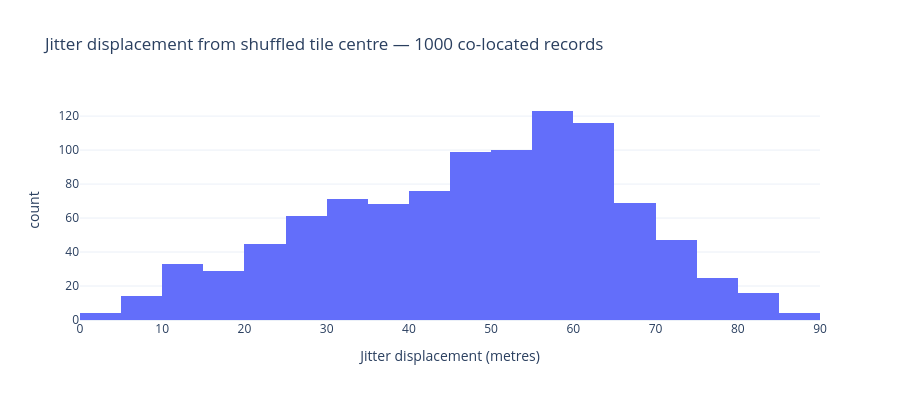

This figure's notebook cell:
### Markdown cell above
**Figure 5a.** Folium map showing 50 co-located cholera death records at the Broadwick Street pump after display jitter is applied, with each point displaced by up to ±62.5 m from the shared tile centre.

### Code cell
n2 = 1000
# Same tweak → same shuffled tile for all 1000 records; different nonces → different jitter.
records_1000 = [
    enc.encode(CENTER_LAT, CENTER_LON, tweak=COLOC_TWEAK)
    for _ in range(n2)
]
disp_1000 = [enc.render_coordinates(r) for r in records_1000]

# Measure displacement from the shared shuffled tile centre.
x_tile = records_1000[0]['qxp'] * enc.params.bin_size_m
y_tile = records_1000[0]['qyp'] * enc.params.bin_size_m

distances = []
for dlat, dlon in disp_1000:
    xd, yd = _project(dlat, dlon)
    distances.append(math.sqrt((xd - x_tile)**2 + (yd - y_tile)**2))

fig = px.histogram(
    x=distances,
    nbins=40,
    labels={'x': 'Jitter displacement (metres)', 'y': 'Count'},
    title='Jitter displacement from shuffled tile centre — 1000 co-located records',
    template='plotly_white',
    height=400
)
fig.show()

J = enc.params.bin_size_m * enc.params.jitter_max_frac
print(f'Jitter radius J = {enc.params.bin_size_m} m × {enc.params.jitter_max_frac} = {J:.1f} m per axis')
print(f'Max diagonal displacement: {J * 2**0.5:.1f} m')
print(f'Min observed: {min(distances):.2f} m')
print(f'Max observed: {max(distances):.2f} m')
print(f'Mean observed: {sum(distances)/len(distances):.2f} m')
assert max(distances) <= J * 2, f'Displacement {max(distances):.1f} m exceeds expected max {J*2:.1f} m'
print('All displacements within expected jitter radius: OK')

### Figure 1 — Plotly figure (JSON) as saved in the notebook; plotly's stock layout.template omitted (floating-point values rounded to 4 significant figures; data arrays with more than 128 entries replaced by an {"elided": "..."} marker saying what was removed)
{"data": [{"bingroup": "x", "hovertemplate": "Jitter displacement (metres)=%{x}<br>count=%{y}<extra></extra>", "legendgroup": "", "marker": {"color": "#636efa", "pattern": {"shape": ""}}, "name": "", "nbinsx": 40, "orientation": "v", "showlegend": false, "type": "histogram", "x": {"elided": "1000 float values"}, "xaxis": "x", "yaxis": "y"}], "layout": {"barmode": "relative", "height": 400, "legend": {"tracegroupgap": 0}, "title": {"text": "Jitter displacement from shuffled tile centre — 1000 co-located records"}, "xaxis": {"anchor": "y", "domain": [0.0, 1.0], "title": {"text": "Jitter displacement (metres)"}}, "yaxis": {"anchor": "x", "domain": [0.0, 1.0], "title": {"text": "count"}}}}
